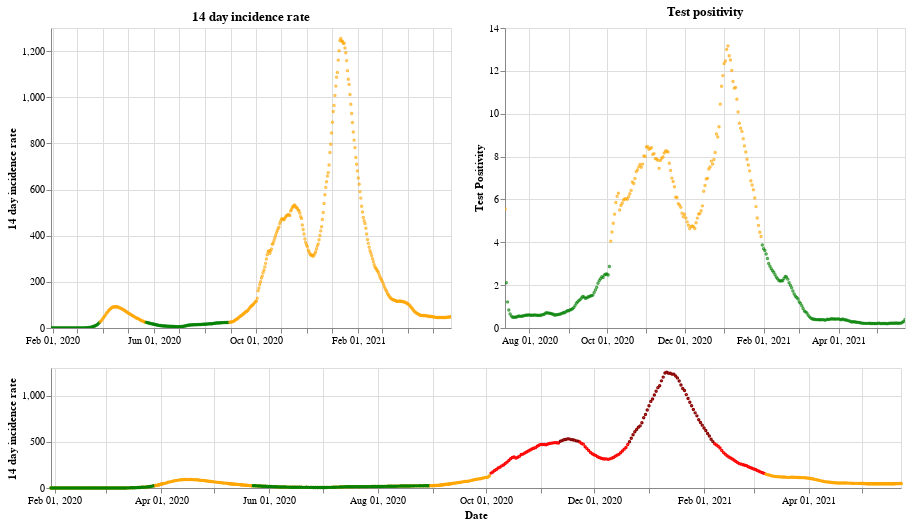

The cell this chart's notebook holds for it:
### Markdown cell above
## England

### Code cell
plot_traffic_light('England')

### Figure 1 — Vega-Lite specification as saved in the notebook (floating-point values rounded to 4 significant figures; data arrays with more than 128 entries replaced by an {"elided": "..."} marker saying what was removed)
{"config": {"view": {"continuousWidth": 400, "continuousHeight": 300}}, "vconcat": [{"hconcat": [{"mark": {"type": "point", "size": 2}, "encoding": {"color": {"condition": {"value": "green", "test": "(datum.twoWeeklyCasesRate <= 25)"}, "value": "orange"}, "tooltip": [{"type": "nominal", "field": "areaName"}, {"type": "temporal", "field": "date"}, {"type": "quantitative", "field": "twoWeeklyCasesRate"}, {"type": "quantitative", "field": "testPositivity"}], "x": {"type": "temporal", "axis": {"title": ""}, "field": "date", "scale": {"domain": {"selection": "DateBrush"}}, "timeUnit": "yearmonthdate"}, "y": {"type": "quantitative", "axis": {"title": "14 day incidence rate"}, "field": "twoWeeklyCasesRate"}}, "title": "14 day incidence rate", "width": 400}, {"mark": {"type": "point", "size": 2}, "encoding": {"color": {"condition": {"value": "green", "test": "(datum.testPositivity <= 4)"}, "value": "orange"}, "tooltip": [{"type": "nominal", "field": "areaName"}, {"type": "temporal", "field": "date"}, {"type": "quantitative", "field": "twoWeeklyCasesRate"}, {"type": "quantitative", "field": "testPositivity"}], "x": {"type": "temporal", "axis": {"title": ""}, "field": "date", "scale": {"domain": {"selection": "DateBrush"}}, "timeUnit": "yearmonthdate"}, "y": {"type": "quantitative", "axis": {"title": "Test Positivity"}, "field": "testPositivity"}}, "title": "Test positivity", "width": 400}]}, {"layer": [{"mark": {"type": "point", "size": 2}, "encoding": {"color": {"condition": {"value": "orange", "test": "((50 && datum.twoWeeklyCasesRate) < 150)"}, "value": "red"}, "opacity": {"condition": {"value": 1, "test": "((50 && datum.twoWeeklyCasesRate) < 500)"}, "value": 0}, "tooltip": [{"type": "nominal", "field": "areaName"}, {"type": "temporal", "field": "date"}, {"type": "quantitative", "field": "twoWeeklyCasesRate"}, {"type": "quantitative", "field": "testPositivity"}], "x": {"type": "temporal", "axis": {"title": "Date"}, "field": "date", "timeUnit": "yearmonthdate"}, "y": {"type": "quantitative", "axis": {"title": "14 day incidence rate"}, "field": "twoWeeklyCasesRate"}}, "selection": {"DateBrush": {"type": "interval", "encodings": ["x"], "fields": ["Time"]}}, "width": 850}, {"mark": {"type": "point", "size": 2}, "encoding": {"color": {"value": "darkred"}, "opacity": {"condition": {"value": 1, "test": "(datum.twoWeeklyCasesRate >= 500)"}, "value": 0}, "tooltip": [{"type": "nominal", "field": "areaName"}, {"type": "temporal", "field": "date"}, {"type": "quantitative", "field": "twoWeeklyCasesRate"}, {"type": "quantitative", "field": "testPositivity"}], "x": {"type": "temporal", "axis": {"title": "Date"}, "field": "date", "timeUnit": "yearmonthdate"}, "y": {"type": "quantitative", "axis": {"title": "14 day incidence rate"}, "field": "twoWeeklyCasesRate"}}, "width": 400}, {"mark": {"type": "point", "size": 2}, "encoding": {"color": {"condition": {"value": "green", "test": "((4 && datum.twoWeeklyCasesRate) < 25)"}, "value": "orange"}, "opacity": {"condition": {"value": 1, "test": "(datum.twoWeeklyCasesRate < 50)"}, "value": 0}, "tooltip": [{"type": "nominal", "field": "areaName"}, {"type": "temporal", "field": "date"}, {"type": "quantitative", "field": "twoWeeklyCasesRate"}, {"type": "quantitative", "field": "testPositivity"}], "x": {"type": "temporal", "axis": {"title": "Date"}, "field": "date", "timeUnit": "yearmonthdate"}, "y": {"type": "quantitative", "axis": {"title": "14 day incidence rate"}, "field": "twoWeeklyCasesRate"}}, "width": 400}], "height": 120, "width": 800}], "data": {"name": "data-6a6289ef9dee0757b4bd73326009190b"}, "$schema": "https://vega.github.io/schema/vega-lite/v4.8.1.json", "datasets": {"data-6a6289ef9dee0757b4bd73326009190b": {"elided": "480 records"}}}
